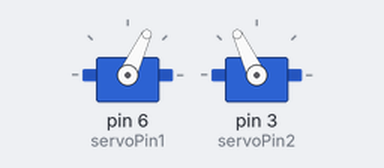
Bench run of a sketch on a simulated Arduino Uno, built with avr-gcc and run on an emulated ATmega328P. Parts: 2 × servo. What the sketch prints to the serial monitor is not drawn.

Above: at 0.05 s.
At 4.0 s:
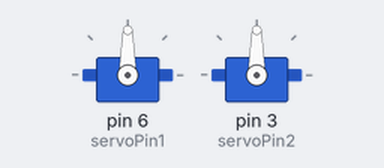
Timing chart, 0 to 5.2 s (numbered marks = the images above):
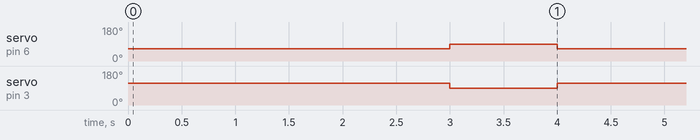

The sketch:

test_tapis.ino
```cpp
#include <Servo.h>

Servo servo1;
Servo servo2;

#define servoPin1 6          //This is the output pin on the Arduino we are using // int servoPin1 = 6;
#define servoPin2 3         //

void setup() {
  // put your setup code here, to run once:
  Serial.begin(9600);                       // initialize baud rate
  servo1.attach(servoPin1);               // attach pin 6 to servo 1
  servo2.attach(servoPin2);               // attach pin 3 to servo 2

}

void loop ()
{
  servo1.write(65);  // activate both servo same speed same direction
  servo2.write(115);
  delay(3000);
  servo1.write(90);  // servo initial positions
  servo2.write(90);
  delay (1000);
  Serial.println("plastic in repository ...");
}
```

Measured:
- by itself, servo on pin 6 (servoPin1): alternates 90° for 1.0 s and 65° for 3.0 s
- by itself, servo on pin 3 (servoPin2): alternates 115° for 3.0 s and 90° for 1.0 s
